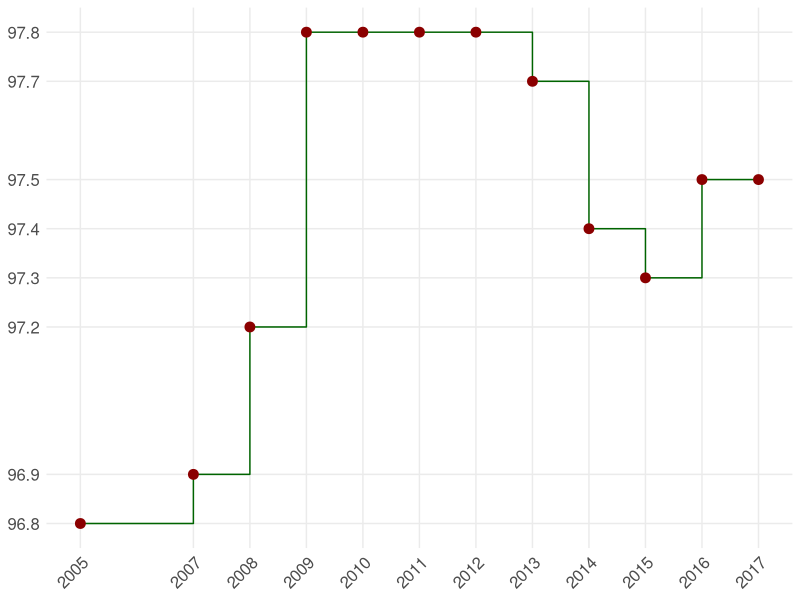

Here is the R script that generated this plot:


library(tidyr)
library(dplyr)
library(ggplot2)

gender_stats <- read.csv("gender-imbalance-vietnam.csv",
                         stringsAsFactors = FALSE)

bigger_font_theme <- theme_minimal() +
    theme(text = element_text(size = 15))

## the national trend over years?

national_trend <- gender_stats %>%
    filter(region == "CẢ NƯỚC") %>%
    gather(year, pct, y2005:y2017) %>%
    mutate(year = as.integer(gsub("y", "", year)))

national_trend_plot <- national_trend %>%
    ggplot(aes(year, pct)) +
    geom_step(color = "darkgreen") +
    geom_point(size = 3, color = "red4") +
    scale_x_continuous(breaks = c(2005, 2007:2017)) +
    scale_y_continuous(breaks = unique(national_trend$pct)) +
    labs(x = NULL, y = NULL) +
    bigger_font_theme +
    theme(panel.grid.minor.y = element_blank(),
          panel.grid.minor.x = element_blank()) +
    theme(axis.text.x = element_text(angle = 45, hjust = 1))

ggsave(filename = "figures/national_trend.pdf", national_trend_plot)
